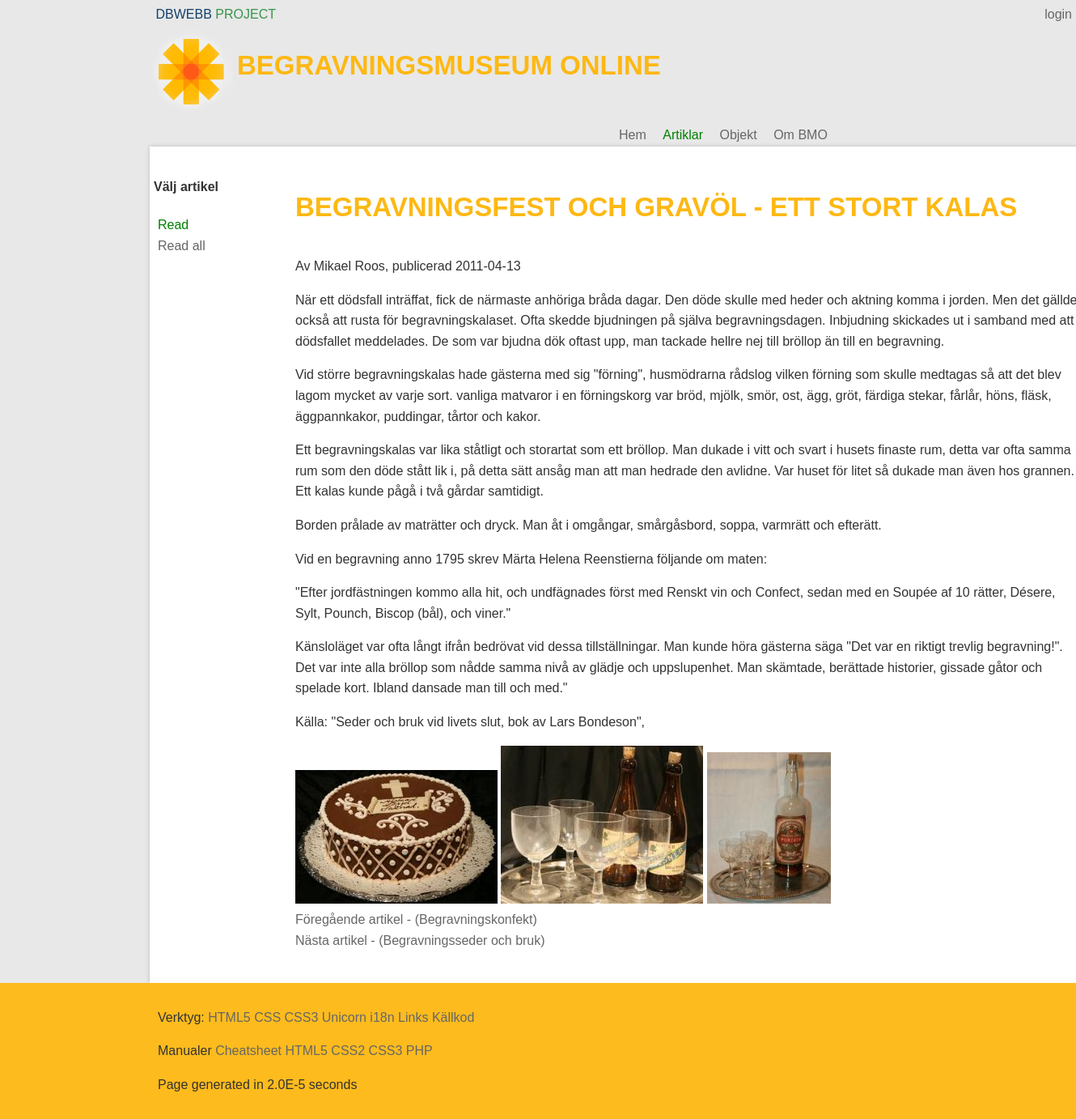
Page /article.php?p=showArticle&a=Begravningsfest och Gravöl - ett stort kalas on the committed database.
### tables this page shows
CREATE TABLE "Article" ("id" INTEGER PRIMARY KEY  AUTOINCREMENT  NOT NULL  UNIQUE , "category" TEXT, "title" TEXT, "content" TEXT, "author" TEXT, "pubdate" DATETIME NOT NULL  DEFAULT CURRENT_DATE);

CREATE TABLE Object
		(
			id INTEGER PRIMARY KEY  NOT NULL  UNIQUE, 
			title TEXT, 
			category TEXT, 
			text TEXT,
			image TEXT,
			owner TEXT
		, "articleLink" TEXT);

### incl/article/showArticle.php (the view, shortened to what this page needs)
<?php
$db= new PDO("sqlite:$dbPath");
$db->setAttribute(PDO::ATTR_ERRMODE, PDO::ERRMODE_WARNING);
$stmt = $db->prepare('SELECT * FROM Article WHERE category = "article";');
$stmt->execute();
$res = $stmt->fetchAll(PDO::FETCH_ASSOC);
$current = null;
$a=null;
if(isset($_GET["a"])){
	$a = $_GET["a"];
}
?>
	<?php if(isset($a)){
		foreach($res as $article){
			if($a == $article['title']){
				$current = $article;
			}
		}
	}
	?>
	<?php if(isset($current)): ?>
	<?php
	$stmt = $db->prepare('SELECT * FROM Object WHERE articleLink = :parameter');
	$stmt->bindParam(':parameter', $a, PDO::PARAM_STR);
	$stmt->execute();
	$oRes = $stmt->fetchAll(PDO::FETCH_ASSOC);
	?>
		<section id="textContent">
			<h1><?php echo $current['title']; ?></h1>
			<p class="by-author"><?php echo $current['author'] . ', publicerad ' . $current['pubdate']; ?></p>
			<p><?php echo $current['content']; ?></p>
			<?php
				$nextarticle=$current['id'] +1;
				if($nextarticle['id']<3){
					$prevArticle=$current['id']-1;
				}
			?>
		</section>
		<div id="imageContent">
				<?php foreach($oRes as $images):?>
					<?php
						$newPathImage['image'] = $images['image'];
						$resizeImage ="bmo/250";
						$newPathImage['image'] = str_replace("bmo", $resizeImage, $images['image']);
					?>
				<a href="<?php echo $images['image']?>"><img src="<?php echo $newPathImage['image']; ?>"></a>
				<?php endforeach; ?>
		</div>
				<?php foreach($res as $article): ?>
					<?php if($prevArticle == $article['id']):?>
						<a href="<?php echo $currentArticle="?p=showArticle&a=" . $article['title']; ?>">Föregående artikel - (<?php echo $article['title']; ?>)</a><br>
					<?php endif;?>
					<?php if($nextarticle == $article['id']):?>
						<a href="<?php echo $currentArticle="?p=showArticle&a=" . $article['title']; ?>"> Nästa artikel - (<?php echo $article['title']; ?>)</a>
					<?php endif;?>
				<?php endforeach; ?>
	<?php endif;?>

### style/FiddeStyle.css (style rules this page uses)
* { font-family:proxima-nova-soft,sans-serif; font-size:16px; color:#333; line-height:1.6em }
html,body { margin:0; padding:0; }
html { background:#e6e6e6; overflow-y:scroll; }
body { background:#E8E8E8; }
h1,h2 { color:#FDB813; }
h1 { text-transform: uppercase; font-size:33px; }
img { border:0; }
a { color: #666; outline:0; }
a:link { text-decoration: none; }
section#textContent { float:left; width:95%; overflow:auto; }

### style/debug.css (style rules this page uses)
body { background: beige; }

### style/style.css (style rules this page uses)
html { background: #cc6666; }
body { margin: 8px auto; width: 934px; padding: 8px; background: #ffffcc; border: 1px dashed #660033; font-family: Georgia, serif; color: #333333; }
h1 { text-transform: uppercase; border-bottom: 4px double #333333; }
header,footer,nav,article,section,aside,figure,figcaption { display:block; }

### rows in the picture
article: title "BEGRAVNINGSFEST OCH GRAVÖL - ETT STORT KALAS", author "Av Mikael Roos", pubdate "2011-04-13", content "När ett dödsfall inträffat, fick de närmaste anhöriga bråda dagar. Den döde skulle med heder och aktning komma i jorden. Men det gällde också att rusta för begravningskalaset. Ofta skedde bjudningen på själva begravningsdagen. Inbjudning skickades ut i samband med att dödsfallet meddelades. De som var bjudna dök oftast upp, man tackade hellre nej till bröllop än till en begravning. Vid större begravningskalas hade gästerna med sig \"förning\", husmödrarna rådslog vilken förning som skulle medtagas så att det blev lagom mycket av varje sort. vanliga matvaror i en förningskorg var bröd, mjölk, smör, ost, ägg, gröt, färdiga stekar, fårlår, höns, fläsk, äggpannkakor, puddingar, tårtor och kakor.…"
object: shows a picture
object: shows a picture
object: shows a picture
article: title "Begravningskonfekt"
article: title "Begravningsseder och bruk"

### other values in the picture
$key "login"
